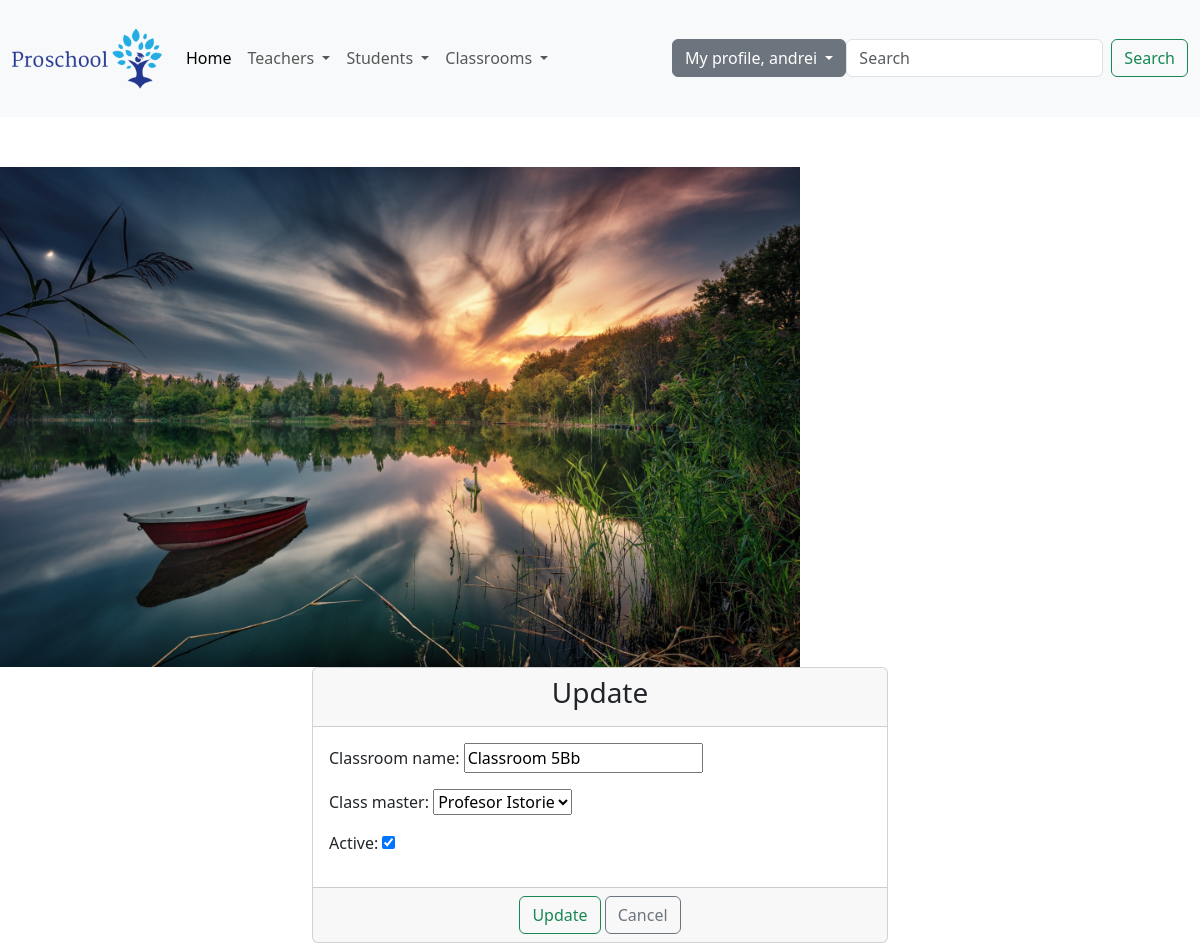
/update-classroom/1/ (signed in), run on the app's committed database.
### headmaster/models.py (models this page shows, shortened)
class Classroom(models.Model):
    classroom_name = models.CharField(max_length=20)
    class_master = models.ForeignKey(Teacher, on_delete=models.CASCADE, blank=True, null=True)
    active = models.BooleanField(default=True)
    created_at = models.DateTimeField(auto_now_add=True)
    updated_at = models.DateTimeField(auto_now=True)

### headmaster/views.py (the view)
# urls.py: path('update-classroom/<int:pk>/', views.ClassroomUpdateView.as_view(), name='update_classroom'),
class ClassroomUpdateView(LoginRequiredMixin, PermissionRequiredMixin, UpdateView):
    template_name = 'headmaster/update_classroom.html'
    model = Classroom
    fields = '__all__'
    success_url = reverse_lazy('list_of_classrooms')
    permission_required = 'headmaster.update_classroom'

### teacher/models.py (called while the page is built)
    def __str__(self):
        return f'{self.first_name} {self.last_name}'

### templates/headmaster/update_classroom.html (shortened to what this page needs)
{% extends 'base.html' %}
{% block content %}
    <div class="container-fluid">
        <div class="row">
            <div class="col-md-6 offset-md-3">
                <div class="card">
                    <div class="card-header">
                        <h3 class="text-center"> Update</h3>
                    </div>
                    <form method="post">
                        <div class="card-body">
                            {{ form.as_p }}
                        </div>
                        <div class="card-footer text-center">
                            <button type="submit" class="btn btn-outline-success">Update</button>
                            <a href="{%  url 'list_of_classrooms' %}" class="btn btn-outline-secondary">Cancel</a>
                        </div>
                    </form>
                </div>
            </div>
        </div>
    </div>
{% endblock %}

### templates/navbar.html (shortened to what this page needs)
<nav class="navbar navbar-expand-lg bg-body-tertiary">
    <div class="container-fluid">
        <a class="navbar-brand" href="{% url 'homepage' %}">
            {% load static %}
            <img src="{% static 'images/logo.png' %}" alt="Proschool" , width="150">
        </a>
        <div class="collapse navbar-collapse" id="navbarSupportedContent">
            <ul class="navbar-nav me-auto mb-2 mb-lg-0">
                <li class="nav-item">
                    <a class="nav-link active" aria-current="page" href="{% url 'homepage' %}">Home</a>
                </li>
                {% if user.is_authenticated %}
                    {% if perms.teacher.add_teacher or perms.teacher.view_list_of_teachers or perms.teacher.create_homework or perms.teacher.view_list_of_homeworks %}
                        <li class="nav-item dropdown">
                            <a class="nav-link dropdown-toggle" href="#" role="button" data-bs-toggle="dropdown"
                               aria-expanded="false">
                                Teachers
                            </a>
                        </li>
                    {% endif %}
                    {% if perms.students.add_student or perms.students.view_list_of_students or perms.students.view_list_of_homeworks %}
                        <li class="nav-item dropdown">
                            <a class="nav-link dropdown-toggle" href="#" role="button" data-bs-toggle="dropdown"
                               aria-expanded="false">
                                Students
                            </a>
                        </li>
                    {% endif %}
                    {% if perms.headmaster.view_list_of_classrooms or perms.headmaster.add_classroom %}
                        <li class="nav-item dropdown">
                            <a class="nav-link dropdown-toggle" href="#" role="button" data-bs-toggle="dropdown"
                               aria-expanded="false">
                                Classrooms
                            </a>
                        </li>
                    {% endif %}
                {% endif %}
            </ul>
            {% if user.is_authenticated %}
                <div class="dropdown">
                    <button class="btn btn-secondary dropdown-toggle" type="button" data-bs-toggle="dropdown"
                            aria-expanded="false">
                        My profile, {{ user.username }}
                    </button>
                </div>
                {% if perms.students.search_student %}
                <form method="get" class="d-flex" role="search" action="{% url 'search' %}">
                    <input class="form-control me-2" type="search" name="search" placeholder="Search"
                           aria-label="Search">
                    <button class="btn btn-outline-success" type="submit">Search</button>
                </form>
                    {% endif %}
            {% else %}
                <div>
                    <a href="{% url 'login' %}" class="btn btn-outline-dark">Login</a>
                    <a href="{% url 'create_user' %}" class="btn btn-outline-danger">Sign up</a>
                </div>
            {% endif %}
        </div>
    </div>
</nav>

### data on the page
Classroom: classroom_name "Classroom 5Bb", class_master "Profesor Istorie", active "☑"

### other printed values
{{ user.username }} "andrei"
